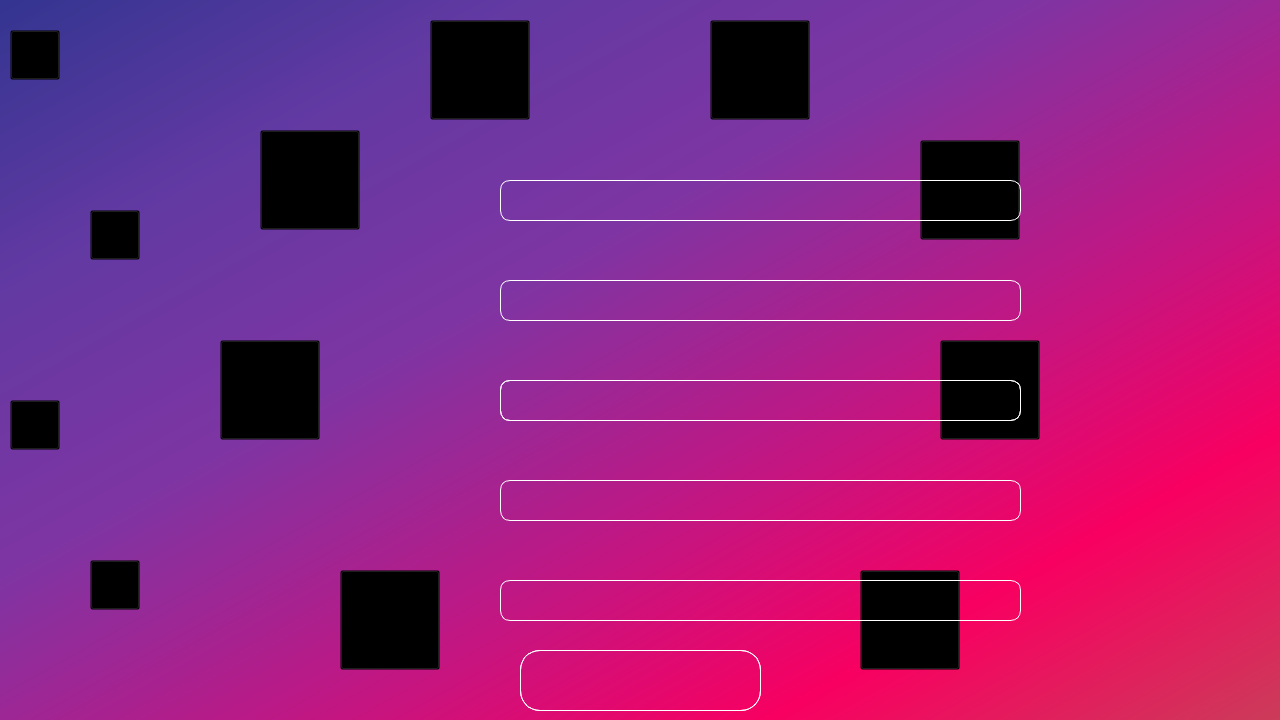
<?xml version="1.0" encoding="UTF-8"?>
<ui version="4.0">
 <class>OnlineTicketingSystemClass</class>
 <widget class="QMainWindow" name="OnlineTicketingSystemClass">
  <property name="geometry">
   <rect>
    <x>0</x>
    <y>0</y>
    <width>1280</width>
    <height>720</height>
   </rect>
  </property>
  <property name="minimumSize">
   <size>
    <width>1280</width>
    <height>720</height>
   </size>
  </property>
  <property name="maximumSize">
   <size>
    <width>1280</width>
    <height>720</height>
   </size>
  </property>
  <property name="windowTitle">
   <string>Tule</string>
  </property>
  <property name="styleSheet">
   <string notr="true">#OnlineTicketingSystemClass
{
	background :qlineargradient(spread:pad, x1:0, y1:0, x2:1, y2:1, stop:0 rgb(51, 53, 144), stop:0.2 rgb(98, 57, 162),stop:0.4 rgb(126, 53, 163),stop:0.6 rgb(187 ,25, 134),stop:0.8 rgb(248, 0, 97),stop:1 rgb(203, 60, 89))
}
#pushButton
{
	background : transparent;
}
#pushButton:hover
{
	border : 1px solid white;
	border-radius : 30px;
}
#pushButton:pressed
{
	border : 1px solid white;
	border-radius : 30px;
	background:gray;
}

#pushButton_2
{
	background : transparent;
}
#pushButton_2:hover
{
	border : 1px solid white;
	border-radius : 30px;
}
#pushButton_2:pressed
{
	border : 1px solid white;
	border-radius : 30px;
	background:gray;
}

#pushButton_3
{
	background : transparent;
}
#pushButton_3:hover
{
	border : 1px solid white;
	border-radius : 30px;
}
#pushButton_3:pressed
{
	border : 1px solid white;
	border-radius : 30px;
	background:gray;
}

#pushButton_4
{
	background : transparent;
}
#pushButton_4:hover
{
	border : 1px solid white;
	border-radius : 30px;
}
#pushButton_4:pressed
{
	border : 1px solid white;
	border-radius : 30px;
	background:gray;
}

#pushButton_5
{
	background : transparent;
}
#pushButton_5:hover
{
	border : 1px solid white;
	border-radius : 30px;
}
#pushButton_5:pressed
{
	border : 1px solid white;
	border-radius : 30px;
	background:gray;
}

#pushButton_6
{
	background : transparent;
}
#pushButton_6:hover
{
	border : 1px solid white;
	border-radius : 30px;
}
#pushButton_6:pressed
{
	border : 1px solid white;
	border-radius : 30px;
	background:gray;
}

#pushButton_7
{
	background : transparent;
}
#pushButton_7:hover
{
	border : 1px solid white;
	border-radius : 30px;
}
#pushButton_7:pressed
{
	border : 1px solid white;
	border-radius : 30px;
	background:gray;
}

#pushButton_8
{
	background : transparent;
}
#pushButton_8:hover
{
	border : 1px solid white;
	border-radius : 30px;
}
#pushButton_8:pressed
{
	border : 1px solid white;
	border-radius : 30px;
	background:gray;
}

#pushButton_9
{
	background : transparent;
}
#pushButton_9:hover
{
	border : 1px solid white;
	border-radius : 10px;
}
#pushButton_9:pressed
{
	border : 1px solid white;
	border-radius : 10px;
	background:gray;
}

#pushButton_10
{
	background : transparent;
}
#pushButton_10:hover
{
	border : 1px solid white;
	border-radius : 10px;
}
#pushButton_10:pressed
{
	border : 1px solid white;
	border-radius : 10px;
	background:gray;
}

#pushButton_11
{
	background : transparent;
}
#pushButton_11:hover
{
	border : 1px solid white;
	border-radius : 10px;
}
#pushButton_11:pressed
{
	border : 1px solid white;
	border-radius : 10px;
	background:gray;
}

#pushButton_12
{
	background : transparent;
}
#pushButton_12:hover
{
	border : 1px solid white;
	border-radius : 10px;
}
#pushButton_12:pressed
{
	border : 1px solid white;
	border-radius : 10px;
	background:gray;
}
#namelineEdit
{
	border : 1px solid white;
	border-radius : 10px;
	background : transparent;
}
#pwdlineEdit
{
	border : 1px solid white;
	border-radius : 10px;
	background : transparent;
}
#phonelineEdit
{
	border : 1px solid white;
	border-radius : 10px;
	background : transparent;
}
#addrlineEdit
{
	border : 1px solid white;
	border-radius : 10px;
	background : transparent;
}
#maillineEdit
{
	border : 1px solid white;
	border-radius : 10px;
	background : transparent;
}

#pushButton_13
{
	border : 1px solid white;
	border-radius : 20px;
	background : transparent;
}
#pushButton_13:hover
{
	border : 1px solid white;
	border-radius : 20px;
}
#pushButton_13:pressed
{
	border : 1px solid white;
	border-radius : 20px;
	background:gray;
}

#pushButton_14
{
	border : 1px solid white;
	border-radius : 20px;
	background : transparent;
}
#pushButton_14:hover
{
	border : 1px solid white;
	border-radius : 20px;
}
#pushButton_14:pressed
{
	border : 1px solid white;
	border-radius : 20px;
	background:gray;
}
#usrIdlineEdit
{
	border : 1px solid white;
	border-radius : 10px;
	background : transparent;
}</string>
  </property>
  <widget class="QWidget" name="centralWidget">
   <widget class="QLabel" name="label">
    <property name="geometry">
     <rect>
      <x>490</x>
      <y>210</y>
      <width>300</width>
      <height>300</height>
     </rect>
    </property>
    <property name="text">
     <string/>
    </property>
   </widget>
   <widget class="QLabel" name="label_2">
    <property name="geometry">
     <rect>
      <x>530</x>
      <y>510</y>
      <width>300</width>
      <height>150</height>
     </rect>
    </property>
    <property name="text">
     <string/>
    </property>
   </widget>
   <widget class="QPushButton" name="pushButton">
    <property name="geometry">
     <rect>
      <x>260</x>
      <y>130</y>
      <width>100</width>
      <height>100</height>
     </rect>
    </property>
    <property name="text">
     <string/>
    </property>
   </widget>
   <widget class="QPushButton" name="pushButton_2">
    <property name="geometry">
     <rect>
      <x>220</x>
      <y>340</y>
      <width>100</width>
      <height>100</height>
     </rect>
    </property>
    <property name="text">
     <string/>
    </property>
   </widget>
   <widget class="QPushButton" name="pushButton_3">
    <property name="geometry">
     <rect>
      <x>340</x>
      <y>570</y>
      <width>100</width>
      <height>100</height>
     </rect>
    </property>
    <property name="text">
     <string/>
    </property>
   </widget>
   <widget class="QPushButton" name="pushButton_4">
    <property name="geometry">
     <rect>
      <x>860</x>
      <y>570</y>
      <width>100</width>
      <height>100</height>
     </rect>
    </property>
    <property name="text">
     <string/>
    </property>
   </widget>
   <widget class="QPushButton" name="pushButton_5">
    <property name="geometry">
     <rect>
      <x>940</x>
      <y>340</y>
      <width>100</width>
      <height>100</height>
     </rect>
    </property>
    <property name="text">
     <string/>
    </property>
   </widget>
   <widget class="QPushButton" name="pushButton_6">
    <property name="geometry">
     <rect>
      <x>920</x>
      <y>140</y>
      <width>100</width>
      <height>100</height>
     </rect>
    </property>
    <property name="text">
     <string/>
    </property>
   </widget>
   <widget class="QPushButton" name="pushButton_7">
    <property name="geometry">
     <rect>
      <x>710</x>
      <y>20</y>
      <width>100</width>
      <height>100</height>
     </rect>
    </property>
    <property name="text">
     <string/>
    </property>
   </widget>
   <widget class="QPushButton" name="pushButton_8">
    <property name="geometry">
     <rect>
      <x>430</x>
      <y>20</y>
      <width>100</width>
      <height>100</height>
     </rect>
    </property>
    <property name="text">
     <string/>
    </property>
   </widget>
   <widget class="QLabel" name="label_3">
    <property name="geometry">
     <rect>
      <x>330</x>
      <y>640</y>
      <width>111</width>
      <height>81</height>
     </rect>
    </property>
    <property name="text">
     <string/>
    </property>
   </widget>
   <widget class="QLabel" name="label_4">
    <property name="geometry">
     <rect>
      <x>210</x>
      <y>420</y>
      <width>111</width>
      <height>81</height>
     </rect>
    </property>
    <property name="text">
     <string/>
    </property>
   </widget>
   <widget class="QLabel" name="label_5">
    <property name="geometry">
     <rect>
      <x>850</x>
      <y>640</y>
      <width>111</width>
      <height>81</height>
     </rect>
    </property>
    <property name="text">
     <string/>
    </property>
   </widget>
   <widget class="QLabel" name="label_6">
    <property name="geometry">
     <rect>
      <x>930</x>
      <y>420</y>
      <width>111</width>
      <height>81</height>
     </rect>
    </property>
    <property name="text">
     <string/>
    </property>
   </widget>
   <widget class="QLabel" name="label_7">
    <property name="geometry">
     <rect>
      <x>910</x>
      <y>210</y>
      <width>111</width>
      <height>81</height>
     </rect>
    </property>
    <property name="text">
     <string/>
    </property>
   </widget>
   <widget class="QLabel" name="label_8">
    <property name="geometry">
     <rect>
      <x>710</x>
      <y>90</y>
      <width>111</width>
      <height>81</height>
     </rect>
    </property>
    <property name="text">
     <string/>
    </property>
   </widget>
   <widget class="QLabel" name="label_9">
    <property name="geometry">
     <rect>
      <x>430</x>
      <y>90</y>
      <width>111</width>
      <height>81</height>
     </rect>
    </property>
    <property name="text">
     <string/>
    </property>
   </widget>
   <widget class="QLabel" name="label_10">
    <property name="geometry">
     <rect>
      <x>250</x>
      <y>210</y>
      <width>111</width>
      <height>81</height>
     </rect>
    </property>
    <property name="text">
     <string/>
    </property>
   </widget>
   <widget class="QPushButton" name="pushButton_9">
    <property name="geometry">
     <rect>
      <x>90</x>
      <y>210</y>
      <width>50</width>
      <height>50</height>
     </rect>
    </property>
    <property name="text">
     <string/>
    </property>
   </widget>
   <widget class="QPushButton" name="pushButton_10">
    <property name="geometry">
     <rect>
      <x>10</x>
      <y>400</y>
      <width>50</width>
      <height>50</height>
     </rect>
    </property>
    <property name="text">
     <string/>
    </property>
   </widget>
   <widget class="QPushButton" name="pushButton_11">
    <property name="geometry">
     <rect>
      <x>90</x>
      <y>560</y>
      <width>50</width>
      <height>50</height>
     </rect>
    </property>
    <property name="text">
     <string/>
    </property>
   </widget>
   <widget class="QPushButton" name="pushButton_12">
    <property name="geometry">
     <rect>
      <x>10</x>
      <y>30</y>
      <width>50</width>
      <height>50</height>
     </rect>
    </property>
    <property name="text">
     <string/>
    </property>
   </widget>
   <widget class="QLabel" name="signup">
    <property name="geometry">
     <rect>
      <x>520</x>
      <y>0</y>
      <width>461</width>
      <height>161</height>
     </rect>
    </property>
    <property name="text">
     <string/>
    </property>
   </widget>
   <widget class="QLabel" name="username">
    <property name="geometry">
     <rect>
      <x>330</x>
      <y>150</y>
      <width>201</width>
      <height>91</height>
     </rect>
    </property>
    <property name="text">
     <string/>
    </property>
   </widget>
   <widget class="QLabel" name="pwd">
    <property name="geometry">
     <rect>
      <x>330</x>
      <y>250</y>
      <width>201</width>
      <height>91</height>
     </rect>
    </property>
    <property name="text">
     <string/>
    </property>
   </widget>
   <widget class="QLabel" name="phone">
    <property name="geometry">
     <rect>
      <x>330</x>
      <y>350</y>
      <width>201</width>
      <height>91</height>
     </rect>
    </property>
    <property name="text">
     <string/>
    </property>
   </widget>
   <widget class="QLabel" name="mail">
    <property name="geometry">
     <rect>
      <x>330</x>
      <y>450</y>
      <width>201</width>
      <height>91</height>
     </rect>
    </property>
    <property name="text">
     <string/>
    </property>
   </widget>
   <widget class="QLabel" name="addr">
    <property name="geometry">
     <rect>
      <x>330</x>
      <y>550</y>
      <width>201</width>
      <height>91</height>
     </rect>
    </property>
    <property name="text">
     <string/>
    </property>
   </widget>
   <widget class="QLineEdit" name="namelineEdit">
    <property name="geometry">
     <rect>
      <x>500</x>
      <y>180</y>
      <width>521</width>
      <height>41</height>
     </rect>
    </property>
   </widget>
   <widget class="QLineEdit" name="pwdlineEdit">
    <property name="geometry">
     <rect>
      <x>500</x>
      <y>280</y>
      <width>521</width>
      <height>41</height>
     </rect>
    </property>
    <property name="echoMode">
     <enum>QLineEdit::Password</enum>
    </property>
   </widget>
   <widget class="QLineEdit" name="phonelineEdit">
    <property name="geometry">
     <rect>
      <x>500</x>
      <y>380</y>
      <width>521</width>
      <height>41</height>
     </rect>
    </property>
   </widget>
   <widget class="QLineEdit" name="maillineEdit">
    <property name="geometry">
     <rect>
      <x>500</x>
      <y>480</y>
      <width>521</width>
      <height>41</height>
     </rect>
    </property>
   </widget>
   <widget class="QLineEdit" name="addrlineEdit">
    <property name="geometry">
     <rect>
      <x>500</x>
      <y>580</y>
      <width>521</width>
      <height>41</height>
     </rect>
    </property>
   </widget>
   <widget class="QPushButton" name="pushButton_13">
    <property name="geometry">
     <rect>
      <x>520</x>
      <y>650</y>
      <width>241</width>
      <height>61</height>
     </rect>
    </property>
    <property name="text">
     <string/>
    </property>
   </widget>
   <widget class="QLabel" name="signin">
    <property name="geometry">
     <rect>
      <x>520</x>
      <y>0</y>
      <width>461</width>
      <height>161</height>
     </rect>
    </property>
    <property name="text">
     <string/>
    </property>
   </widget>
   <widget class="QPushButton" name="pushButton_14">
    <property name="geometry">
     <rect>
      <x>520</x>
      <y>650</y>
      <width>241</width>
      <height>61</height>
     </rect>
    </property>
    <property name="text">
     <string/>
    </property>
   </widget>
   <widget class="QLineEdit" name="usrIdlineEdit">
    <property name="geometry">
     <rect>
      <x>500</x>
      <y>380</y>
      <width>521</width>
      <height>41</height>
     </rect>
    </property>
   </widget>
   <widget class="QLabel" name="usrId">
    <property name="geometry">
     <rect>
      <x>330</x>
      <y>350</y>
      <width>201</width>
      <height>91</height>
     </rect>
    </property>
    <property name="text">
     <string/>
    </property>
   </widget>
  </widget>
 </widget>
 <layoutdefault spacing="6" margin="11"/>
 <resources>
  <include location="OnlineTicketingSystem.qrc"/>
 </resources>
 <connections/>
</ui>
